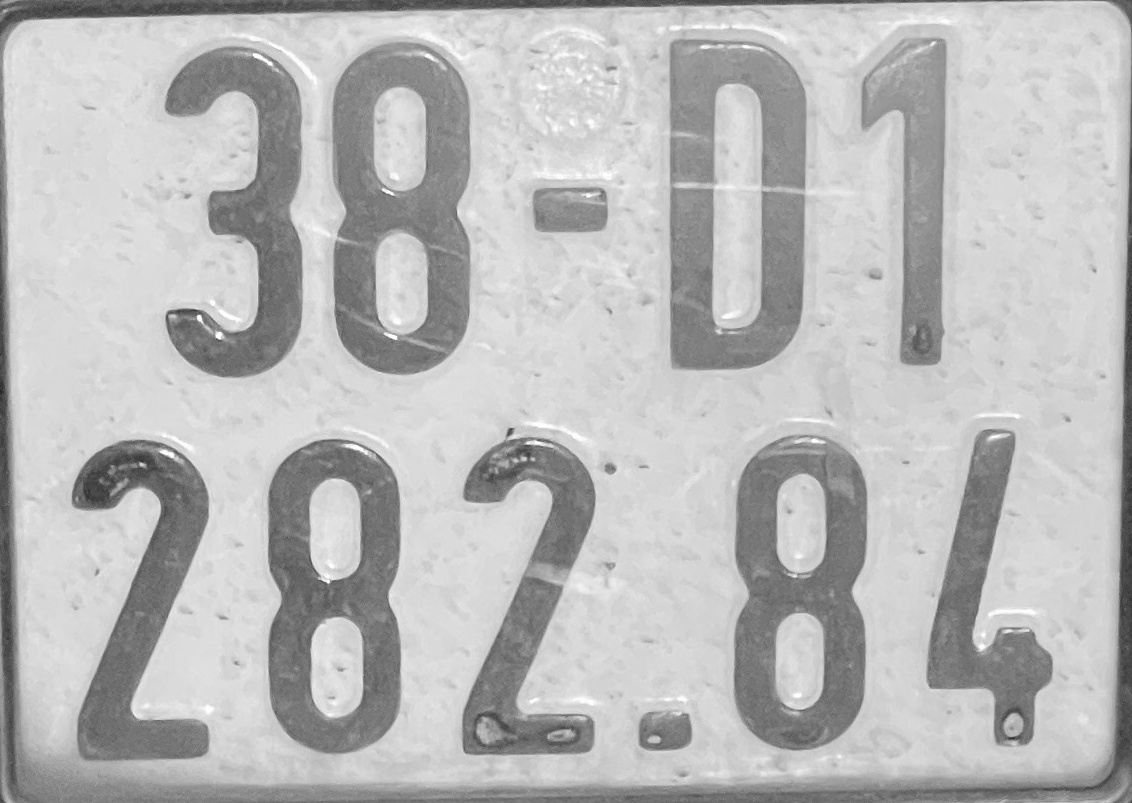
#> input picture LICENSE_PLATES_RECOGNITION/plate_images/103_2.jpg, 1132 x 803 px; its folder holds only this picture in this run
$ jupyter execute clip_character.ipynb
#> lines starting #> are read from the running program, lines starting #| are printed output that depends on the picture; after the words box and inside, x2 and y2 are one past the last pixel; in counts of white or black regions, pixels touching at a corner belong together
[cell 1]
import cv2
import os

path = 'plate_images'
list_files = os.listdir(path)

file_index = 0

for file_name in list_files:
    file_path = path + '/' + file_name
    mat = cv2.imread(file_path)
#> mat is the input picture: shape (803, 1132, 3); min 34, max 255, mean 185.4
    mat_gray = cv2.cvtColor(mat, cv2.COLOR_BGR2GRAY)
    mat_blurred = cv2.GaussianBlur(mat_gray, (17, 17), 0)
    mean = cv2.mean(mat_blurred)[0]
#> mean = 185.4
    thresh, mat_bin = cv2.threshold(mat_blurred, int(mean), 255, cv2.THRESH_BINARY_INV)
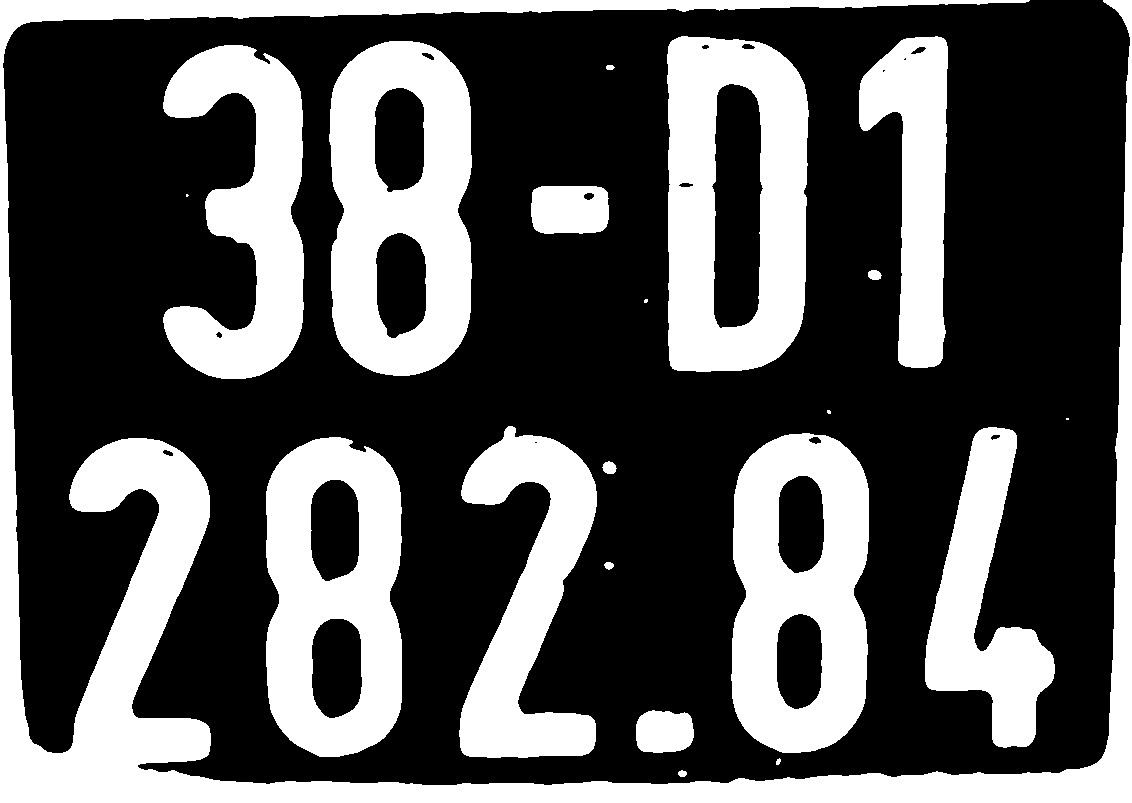
#> mat_bin: shape (803, 1132); 33.8% white; 21 white regions (4 under 20 px)
#> thresh = 185
    contours, hierarchy = cv2.findContours(mat_bin, cv2.RETR_TREE, cv2.CHAIN_APPROX_SIMPLE)
#> contours = 41 contours, 8 with area under 20; largest, box (x1, y1, x2, y2) and area: (0, 0, 1132, 803) 84692, (667, 36, 809, 372) 43438, (329, 41, 472, 376) 41660, (731, 433, 869, 753) 38197, (266, 437, 402, 757) 38031
    for contour in contours:
        box = cv2.boundingRect(contour)
        x = box[0]
        y = box[1]
        width = box[2]
        height = box[3]
        if width > height :
            continue
        if width < 50 or width > 400:
            continue

        mat_crop = mat_blurred[y:y+height, x:x+width]
        cv2.imshow('char', mat_crop)
        cv2.waitKey(100)

        output_path = 'train_images/' + str(file_index) + '.jpg'
        cv2.imwrite(output_path, mat_crop)
        file_index+=1
#> this loop made 41 passes
#> (x, y, width, height) on passes 1, 2, 3, 4, 5, 10, 11, 12, 14, 16, 18, 19: (678, 770, 9, 7), (776, 758, 5, 7), (636, 710, 58, 43), (604, 562, 10, 8), (602, 461, 15, 13), (776, 613, 47, 97), (777, 475, 48, 99), (808, 436, 14, 9), (990, 434, 11, 7), (534, 441, 4, 3), (827, 410, 4, 4), (644, 299, 4, 4)
#> (x, y, width, height, output_path) on passes 6, 7, 8, 9, 13, 15: (266, 437, 136, 320, 'train_images/0.jpg'), (311, 618, 52, 101, 'train_images/1.jpg'), (310, 479, 50, 103, 'train_images/2.jpg'), (731, 433, 138, 320, 'train_images/3.jpg'), (925, 427, 130, 321, 'train_images/4.jpg'), (459, 426, 138, 332, 'train_images/5.jpg')
#> after the loop, file_index = 13


    # cv2.imshow("plate", mat_bin)
    # cv2.waitKey(100)

print("Finished !")


$ run again, on LICENSE_PLATES_RECOGNITION/plate_images/132_2.jpg
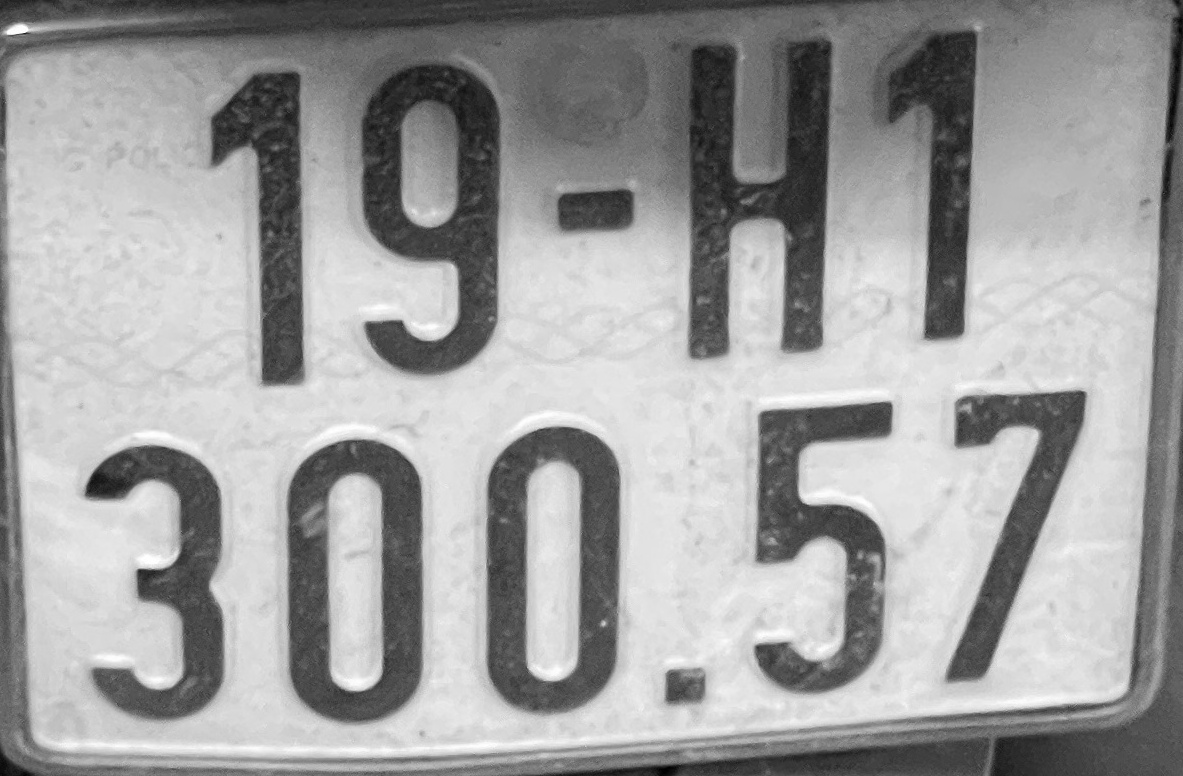
#> input picture LICENSE_PLATES_RECOGNITION/plate_images/132_2.jpg, 1183 x 776 px
#> mat is the input picture: shape (776, 1183, 3); min 0, max 255, mean 159
#> mean = 159
#> `thresh, mat_bin = cv2.threshold(mat_blurred, int(mean), 255, cv2.THRES..`:
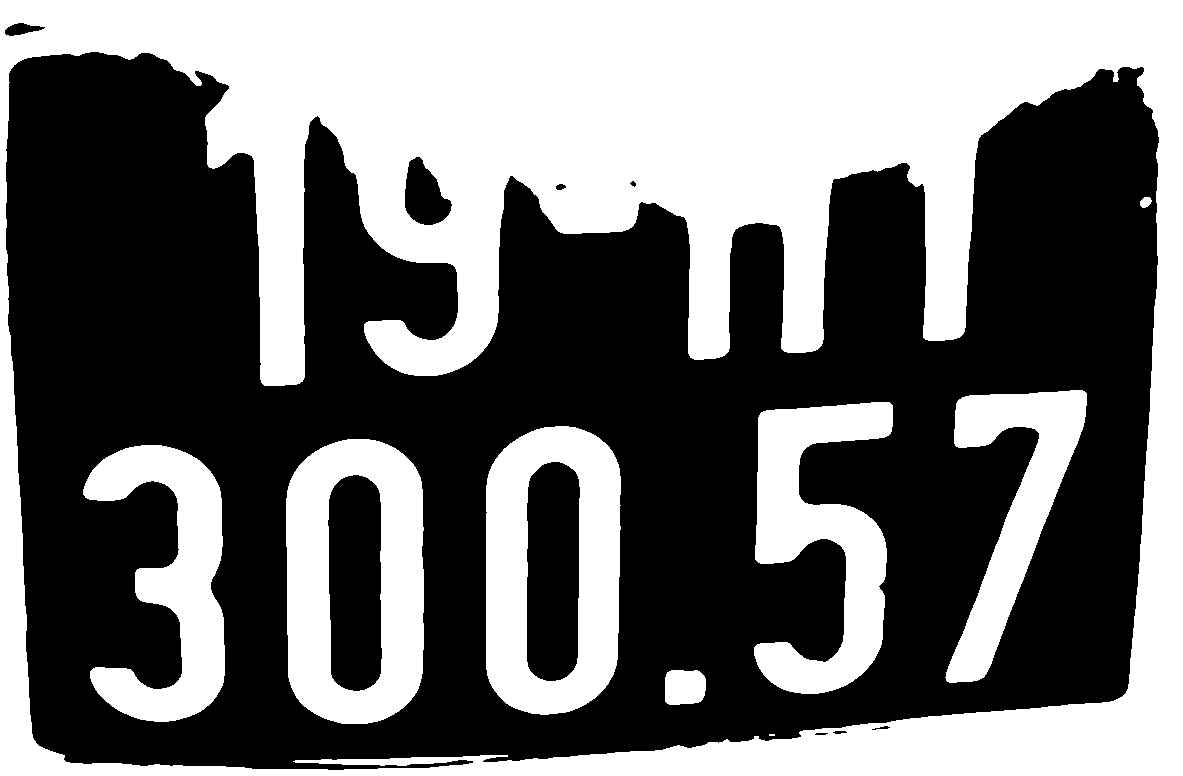
#> mat_bin: shape (776, 1183); 43.8% white; 9 white regions (1 under 20 px)
#> thresh = 158
#> contours = 19 contours, 1 with area under 20; largest, box (x1, y1, x2, y2) and area: (0, 0, 1183, 776) 916050, (5, 51, 1160, 771) 623482, (286, 439, 424, 724) 35270, (486, 426, 621, 715) 34880, (754, 402, 893, 694) 20611
#> the loop `for contour in contours:` made 19 passes
#> (x, y, width, height) on passes 2, 3, 4, 5, 6, 7, 8, 10: (814, 732, 15, 4), (832, 730, 16, 5), (871, 725, 20, 6), (555, 183, 12, 8), (629, 180, 8, 8), (404, 156, 49, 70), (5, 51, 1155, 720), (665, 670, 41, 35)
#> after the loop `for contour in contours:`: file_index = 7

$ run again, on LICENSE_PLATES_RECOGNITION/plate_images/134_0.jpg
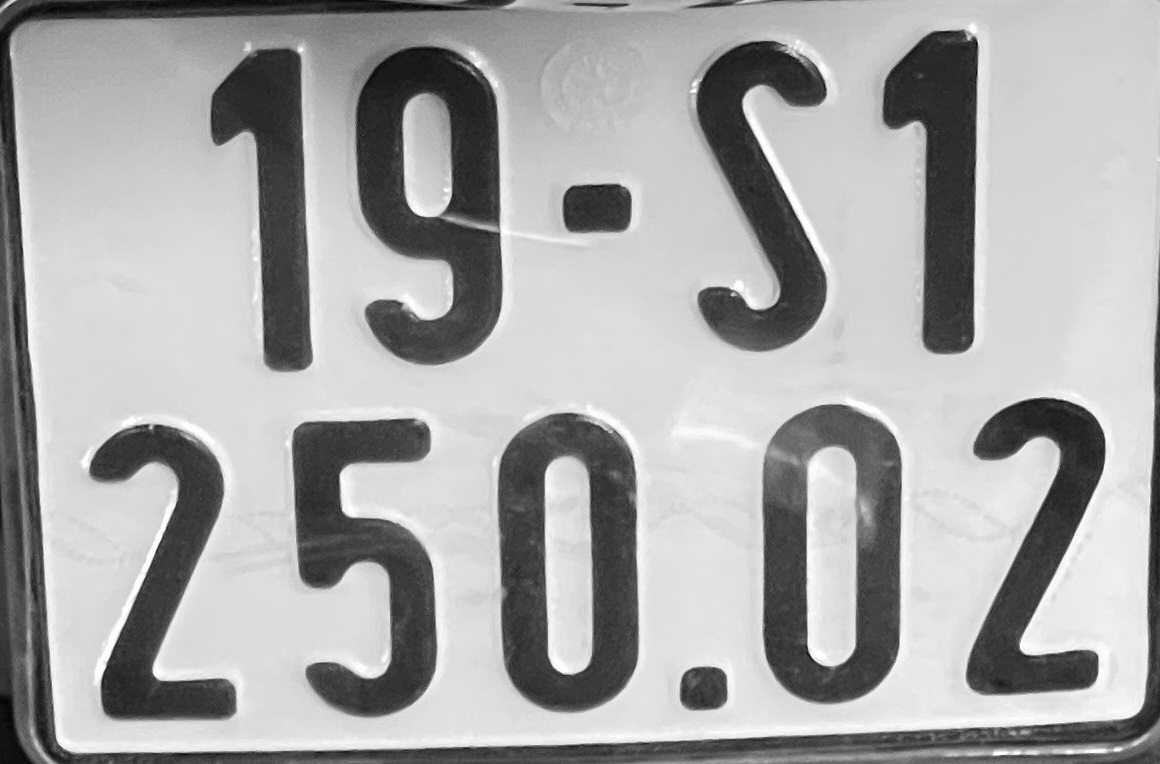
#> input picture LICENSE_PLATES_RECOGNITION/plate_images/134_0.jpg, 1160 x 764 px
#> mat is the input picture: shape (764, 1160, 3); min 0, max 255, mean 167
#> mean = 167
#> `thresh, mat_bin = cv2.threshold(mat_blurred, int(mean), 255, cv2.THRES..`:
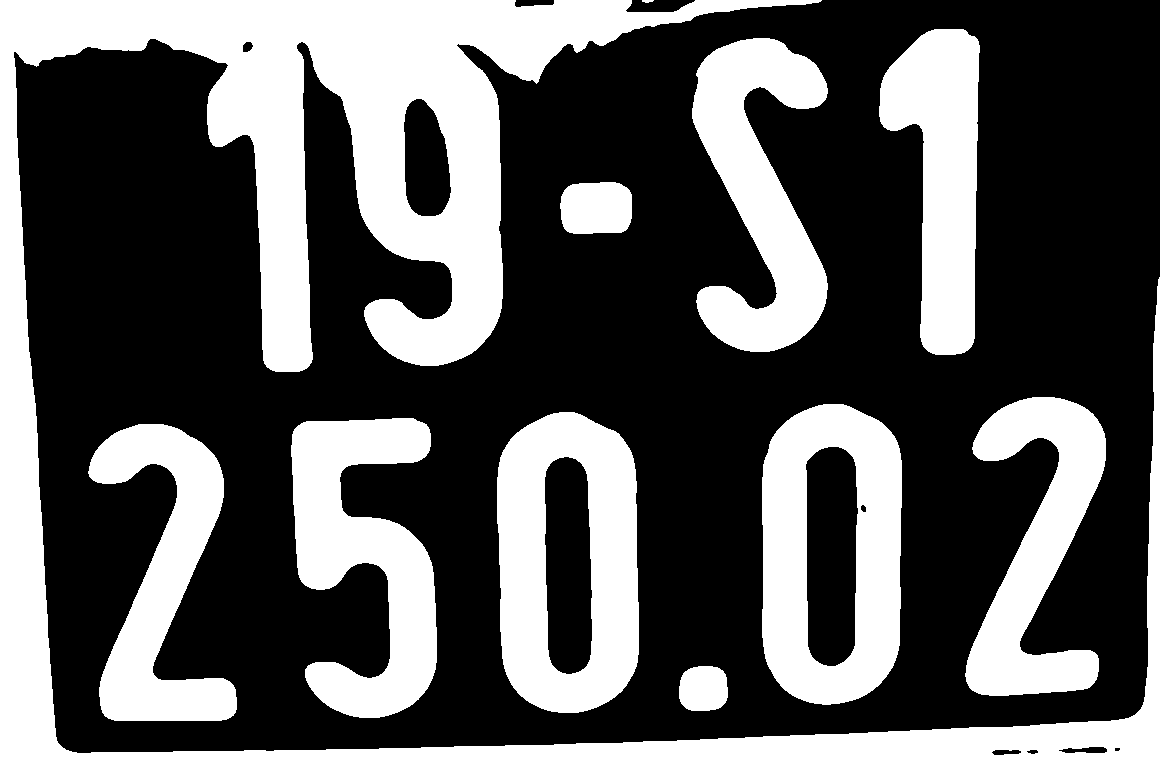
#> mat_bin: shape (764, 1160); 35.7% white; 11 white regions
#> contours = 20 contours, 1 with area under 20; largest, box (x1, y1, x2, y2) and area: (0, 0, 1160, 764) 145210, (497, 412, 639, 713) 37366, (762, 404, 902, 705) 37300, (291, 418, 437, 718) 24606, (692, 38, 828, 352) 22762
#> the loop `for contour in contours:` made 20 passes
#> (x, y, width, height) on passes 1, 5, 7, 10, 13, 14, 15, 16: (679, 666, 49, 45), (544, 456, 49, 219), (860, 504, 7, 9), (560, 182, 72, 52), (642, 0, 12, 3), (0, 0, 1160, 764), (1026, 749, 13, 6), (991, 749, 31, 7)
#> pass 3, `mat_crop = mat_blurred[y:y+height, x:x+width]`:
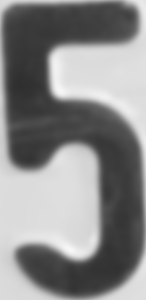
#> mat_crop: shape (300, 146); min 47, max 247, mean 136.1
#> after the loop `for contour in contours:`: file_index = 8

$ run again, on LICENSE_PLATES_RECOGNITION/plate_images/137_1.jpg
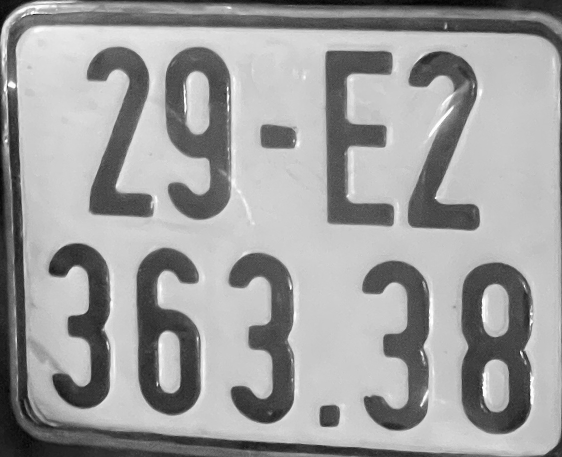
#> input picture LICENSE_PLATES_RECOGNITION/plate_images/137_1.jpg, 1124 x 914 px (shown at 1/2 size)
#> mat is the input picture: shape (914, 1124, 3); min 0, max 255, mean 157.6
#> mean = 157.6
#> `thresh, mat_bin = cv2.threshold(mat_blurred, int(mean), 255, cv2.THRES..`:
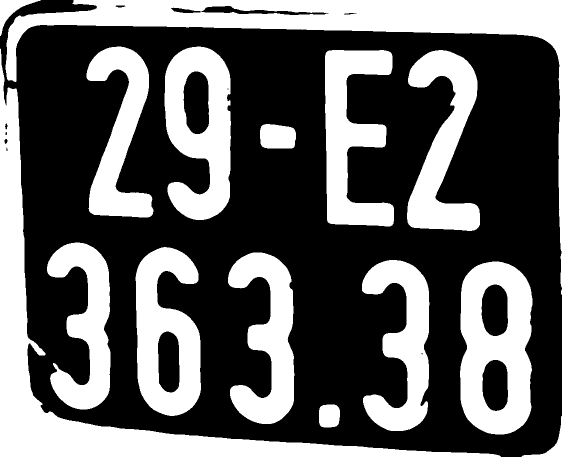
#> mat_bin: shape (914, 1124) (shown at 1/2 size); 37.4% white; 16 white regions (1 under 20 px)
#> thresh = 157
#> contours = 29 contours, 4 with area under 20; largest, box (x1, y1, x2, y2) and area: (0, 97, 1002, 914) 70698, (11, 0, 1124, 575) 65397, (920, 523, 1065, 869) 43532, (329, 93, 462, 440) 34354, (271, 494, 402, 832) 32434
#> the loop `for contour in contours:` made 29 passes
#> (x, y, width, height) on passes 2, 3, 8, 11, 13, 16, 17, 18: (638, 809, 42, 46), (1122, 579, 2, 11), (842, 705, 4, 5), (315, 662, 45, 124), (520, 248, 72, 49), (0, 97, 1002, 817), (12, 294, 4, 9), (8, 277, 8, 12)
#> pass 1, `mat_crop = mat_blurred[y:y+height, x:x+width]`:
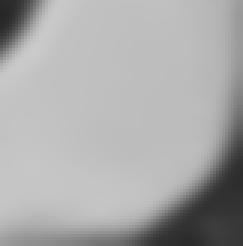
#> mat_crop: shape (82, 81) (shown 3 times larger); min 38, max 202, mean 169.7
#> after the loop `for contour in contours:`: file_index = 13

$ run again, on LICENSE_PLATES_RECOGNITION/plate_images/11_0.jpg
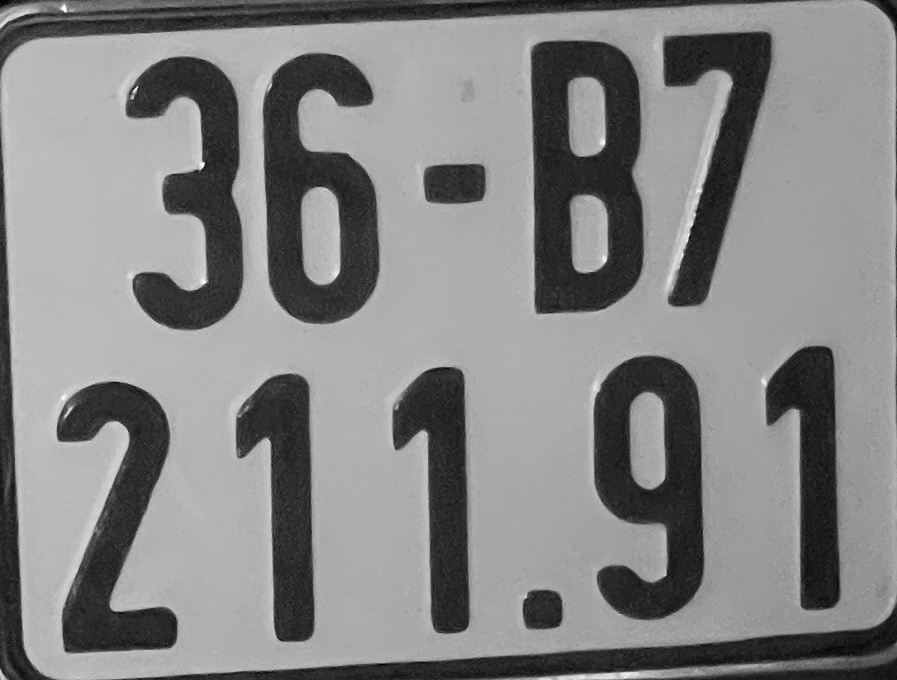
#> input picture LICENSE_PLATES_RECOGNITION/plate_images/11_0.jpg, 897 x 680 px
#> mat is the input picture: shape (680, 897, 3); min 0, max 255, mean 132.3
#> `mat_blurred = cv2.GaussianBlur(mat_gray, (17, 17), 0)`:
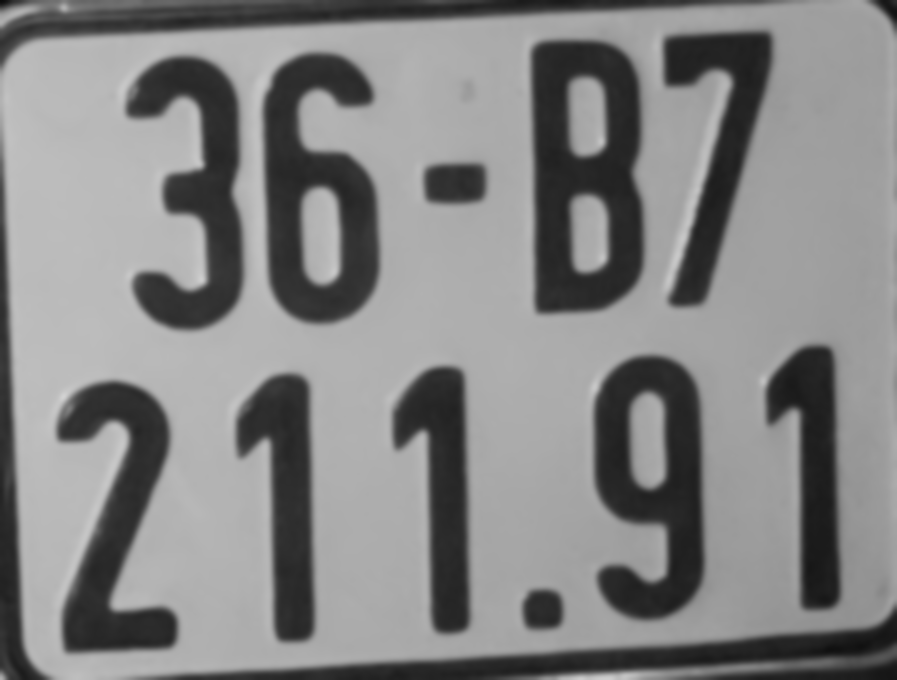
#> mat_blurred: shape (680, 897); min 10, max 210, mean 132.4
#> mean = 132.4
#> `thresh, mat_bin = cv2.threshold(mat_blurred, int(mean), 255, cv2.THRES..`:
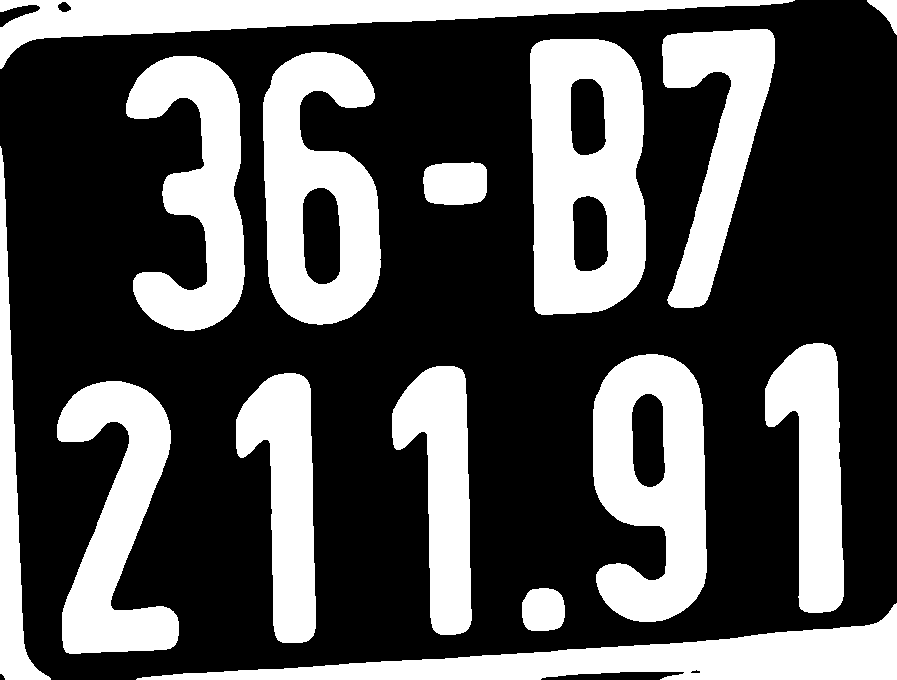
#> mat_bin: shape (680, 897); 33.5% white; 15 white regions
#> thresh = 132
#> contours = 21 contours; largest, box (x1, y1, x2, y2) and area: (530, 39, 646, 315) 28703, (263, 52, 381, 325) 23499, (593, 354, 707, 622) 23196, (136, 603, 897, 680) 19740, (57, 381, 179, 654) 17037
#> the loop `for contour in contours:` made 21 passes
#> (x, y, width, height) on passes 1, 2, 3, 8, 10, 14, 16, 17: (136, 603, 761, 77), (690, 669, 11, 5), (522, 588, 43, 43), (631, 393, 35, 95), (423, 162, 64, 43), (302, 187, 39, 98), (572, 195, 37, 77), (570, 78, 37, 78)
#> after the loop `for contour in contours:`: file_index = 10
